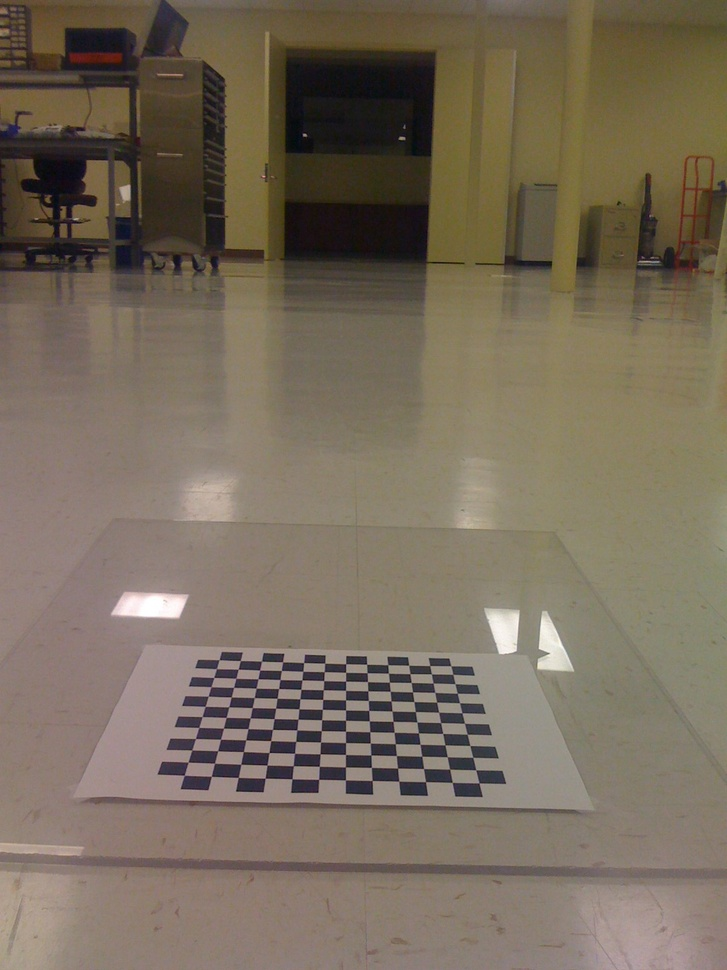
//> input picture Learning.OpenCV/birdseye/IMG_0214.jpg, 727 x 970 px, shrunk from 1200 x 1600 before the run
$ ./Marr_Hildreth ../../../../Learning.OpenCV/birdseye/IMG_0214.jpg   (built with g++ and OpenCV 4)
//> lines starting //> are read from the running program, lines starting //| are printed output that depends on the picture; after the words box and inside, x2 and y2 are one past the last pixel; in counts of white or black regions, pixels touching at a corner belong together
#include<opencv2/core/core.hpp>
#include<opencv2/imgproc/imgproc.hpp>
#include<opencv2/highgui/highgui.hpp>
using namespace cv;
#include<iostream>
using namespace std;
//构建 LoG 算子
Mat createLoGKernel(float sigma, Size ksize);
/*离散的二维卷积运算*/
void conv2D(InputArray _src, InputArray _kernel, OutputArray _dst, int ddepth, Point anchor = Point(-1, -1), int borderType = BORDER_DEFAULT)
{
	//卷积核顺时针旋转180
	Mat kernelFlip;
	flip(_kernel, kernelFlip, -1);
	//针对每一个像素,领域对应元素相乘然后相加
	filter2D(_src, _dst, ddepth, kernelFlip, anchor, 0.0, borderType);
}
//零交叉点：方法1
void zero_cross_defalut(InputArray _src, OutputArray _dst);
//零交叉点：方法2
void zero_cross_mean(InputArray _src, OutputArray _dst);
//零交叉点的计算方法
enum ZERO_CROSS_TYPE { ZERO_CROSS_DEFALUT = 0, ZERO_CROSS_MEAN = 1 };
// Marr_Hildreth 边缘检测算法
Mat Marr_Hildreth(InputArray image, Size loGSize, float sigma, ZERO_CROSS_TYPE type);

//输入的图像
Mat image;
//输出的边缘图像
Mat marrHiImage;
//窗口的半径
int halfWin = 2;
const int MAX_HALFWIN = 30;
int sigma = 1;
const int MAX_SIGMA = 100;
void callBack_win_sig(int, void*)
{
	//LoG 算子窗口的大小为 (2*halfWin+1,2*halfWin+1)，标准差为  sigma/10.0
	marrHiImage = Marr_Hildreth(image, Size(2 * halfWin + 1, 2 * halfWin + 1), sigma / 10.0, ZERO_CROSS_DEFALUT);
	imshow("Marr_Hildreth 边缘检测", marrHiImage);
}
//主函数
int main(int argc, char*argv[])
{
	//输入图像矩阵
	image = imread(argv[1], CV_LOAD_IMAGE_GRAYSCALE);
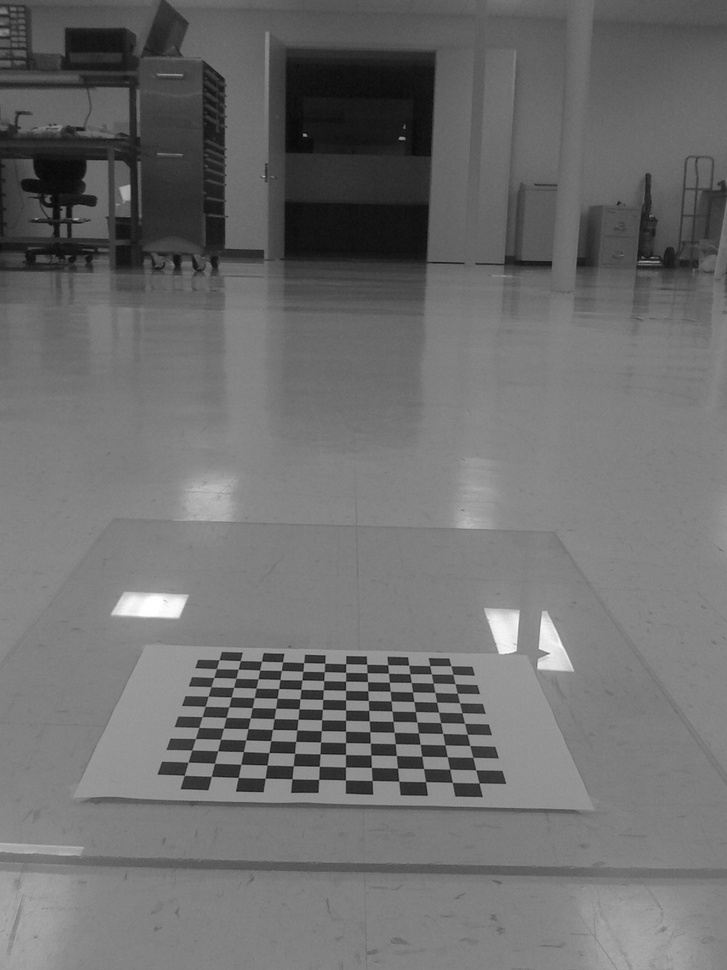
//> image: 970 rows x 727 cols, CV_8UC1; min 2, max 255, mean 109.9
	if (!image.data)
	{
		cout << "没有图片" << endl;
		return -1;
	}
	imshow("原图", image);
	namedWindow("Marr_Hildreth 边缘检测", WINDOW_AUTOSIZE);
	createTrackbar("窗口半径：", "Marr_Hildreth 边缘检测", &halfWin, MAX_HALFWIN, callBack_win_sig);
	createTrackbar("标准差：", "Marr_Hildreth 边缘检测", &sigma, MAX_SIGMA, callBack_win_sig);
	callBack_win_sig(0, 0);
	waitKey(0);
	return 0;
}
//构建 LoG 卷积核，ksize 的宽和高均为奇数
Mat createLoGKernel(float sigma, Size ksize)
{
	// LoG 算子的宽高，且两者均为奇数
	int winH = ksize.height;
	int winW = ksize.width;
	CV_Assert(winH >= 1 && winW >= 1);
	CV_Assert(winH % 2 == 1 && winW % 2 == 1);
	//方差
	float sigmaSquare = pow(sigma, 2);
	//LoG 核
	Mat logKernel(ksize, CV_32FC1);
	//中心点的坐标
	int cr = (winH - 1) / 2;
	int cc = (winW - 1) / 2;
	for (int r = 0; r< winH; r++)
	{
		for (int c = 0; c < winW; c++)
		{
			float norm2 = pow(float(r - cr), 2) + pow(float(c - cc), 2);
			logKernel.at<float>(r, c) = 1.0 / sigmaSquare*(norm2 / sigmaSquare - 2)*exp(-norm2 / (2 * sigmaSquare));
		}
	}
	return logKernel;
}

//零交叉点:方法1
void zero_cross_defalut(InputArray _src, OutputArray _dst)
{
	Mat src = _src.getMat();
	//判断位深
	CV_Assert(src.type() == CV_32FC1);
	_dst.create(src.size(), CV_8UC1);
	Mat dst = _dst.getMat();
	//输入图像矩阵的宽高
	int rows = src.rows;
	int cols = src.cols;
	//零交叉点
	for (int r = 1; r < rows - 2; r++)
	{
		for (int c = 1; c < cols - 2; c++)
		{
			//上 / 下方向
			if (src.at<float>(r - 1, c)*src.at<float>(r + 1, c) < 0)
			{
				dst.at<uchar>(r, c) = 255;
				continue;
			}
			//左 / 右方向
			if (src.at<float>(r, c - 1) * src.at<float>(r, c + 1) < 0)
			{
				dst.at<uchar>(r, c) = 255;
				continue;
			}
			//左上 / 右下方向
			if (src.at<float>(r - 1, c - 1)*src.at<float>(r + 1, c + 1) < 0)
			{
				dst.at<uchar>(r, c) = 255;
				continue;
			}
			//右上 / 左下 方向
			if (src.at<float>(r - 1, c + 1)*src.at<float>(r + 1, c - 1)<0)
			{
				dst.at<uchar>(r, c) = 255;
				continue;
			}
		}
	}
}

//零交叉：方法2
void zero_cross_mean(InputArray _src, OutputArray _dst)
{
	Mat src = _src.getMat();
	//判断位深
	_dst.create(src.size(), CV_8UC1);
	Mat dst = _dst.getMat();
	int rows = src.rows;
	int cols = src.cols;
	double minValue;
	double maxValue;
	//存储四个方向的均值
	Mat temp(1, 4, CV_32FC1);
	//零交叉点
	for (int r = 0 + 1; r < rows - 1; r++)
	{
		for (int c = 0 + 1; c < cols - 1; c++)
		{
			//左上方
			Mat left_top(src, Rect(c - 1, r - 1, 2, 2));
			temp.at<float>(0, 0) = mean(left_top)[0];
			//右上方
			Mat right_top(src, Rect(c, r - 1, 2, 2));
			temp.at<float>(0, 1) = mean(right_top)[0];
			//左下方
			Mat left_bottom(src, Rect(c - 1, r, 2, 2));
			temp.at<float>(0, 2) = mean(left_top)[0];
			//右下方
			Mat right_bottom(src, Rect(c, r, 2, 2));
			temp.at<float>(0, 3) = mean(right_bottom)[0];
			minMaxLoc(temp, &minValue, &maxValue);
			//最大值和最小值异号，为过零点
			if (minValue*maxValue < 0)
				dst.at<uchar>(r, c) = 255;
		}
	}
}
// Marr_Hildreth 边缘检测算法
Mat Marr_Hildreth(InputArray image, Size loGSize, float sigma, ZERO_CROSS_TYPE type)
{
	//第一步：创建 LoG 算子
	Mat loGKernel = createLoGKernel(sigma, loGSize);
//> in createLoGKernel, `int winH = ksize.height;`: winH = 5
//> in createLoGKernel, `Mat logKernel(ksize, CV_32FC1);`: logKernel = [[0, 0, 0, 0, 0], [0, 0, 0, 0, 0], [0, 0, 0, 0, 0], [0, 0, 0, 0, 0], [0, 0, 0, 0, 0]]
//> in createLoGKernel, `int cr = (winH - 1) / 2;`: cr = 2
//> the loop in createLoGKernel, `for (int r = 0; r< winH; r++)` made 5 passes
//> after the loop in createLoGKernel, `for (int r = 0; r< winH; r++)`: logKernel = [[0, 0, 0, 0, 0], [0, 7.49e-40, 1.89e-18, 7.49e-40, 0], [0, 1.89e-18, -200, 1.89e-18, 0], [0, 7.49e-40, 1.89e-18, 7.49e-40, 0], [0, 0, 0, 0, 0]]
//> in Marr_Hildreth, `Mat loGKernel = createLoGKernel(sigma, loGSize);`: loGKernel has the same summary as logKernel in createLoGKernel
	//第二步：图像 和 LoG 算子的卷积
	Mat img_Cov_loGKernel;
	conv2D(image, loGKernel, img_Cov_loGKernel, CV_32FC1, Point(-1, -1), BORDER_CONSTANT);
//> in conv2D, `flip(_kernel, kernelFlip, -1);`: kernelFlip has the same summary as logKernel in createLoGKernel
//> in conv2D, `filter2D(_src, _dst, ddepth, kernelFlip, anchor, 0.0, borderType);`:
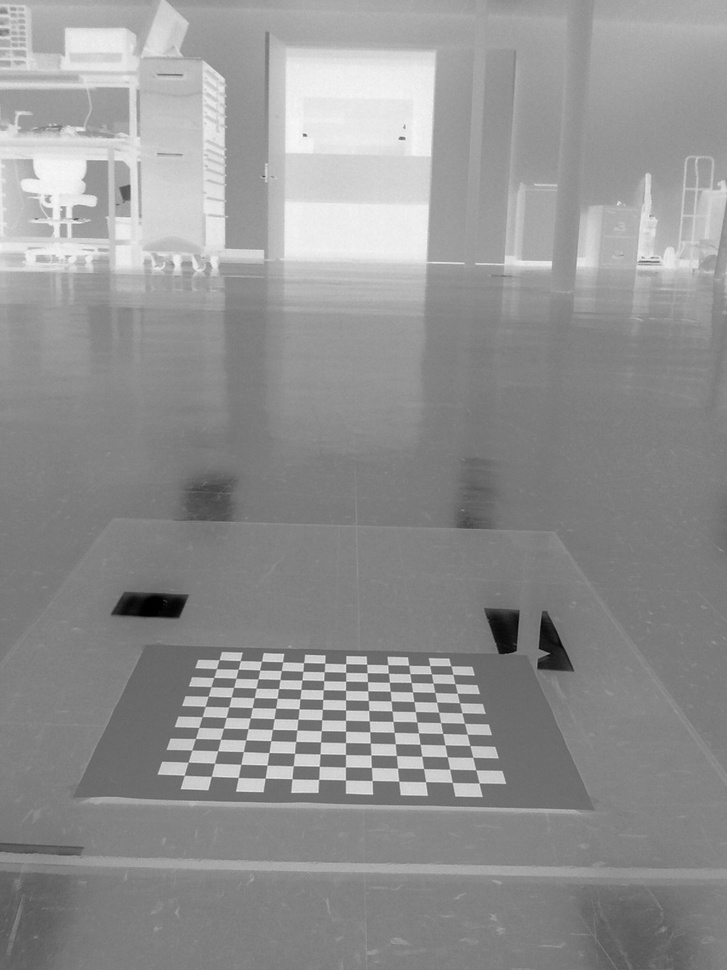
//> _dst: 970 rows x 727 cols, CV_32FC1; min -51000, max -400, mean -21979.9; drawn with min black and max white
	//第三步：过零点
	Mat zeroCrossImage;
	switch (type)
	{
	case ZERO_CROSS_DEFALUT:
		zero_cross_defalut(img_Cov_loGKernel, zeroCrossImage);
//> after the loop in zero_cross_defalut, `for (int r = 1; r < rows - 2; r++)`: dst: 970 rows x 727 cols, CV_8UC1; every value is 0
		break;
	case ZERO_CROSS_MEAN:
		zero_cross_mean(img_Cov_loGKernel, zeroCrossImage);
		break;
	default:
		CV_Error(CV_StsBadArg, "Unknown ZERO_CROSS type");
	}
	return zeroCrossImage;
}
